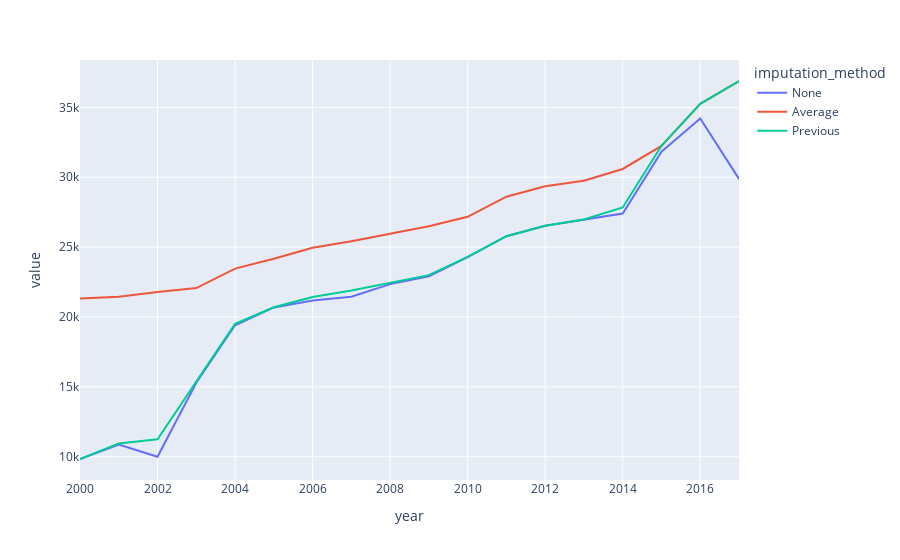

Write notebook code for a chart like this one.
### Markdown cell above
### PCS evaluation

#### Stability to a cleaning and pre-processing judgment call

Let's check the stability of the main takeaway from this plot concerning the organ donation trends over time to the imputation judgment call that we made.

The figure below shows how the trendline using each of the imputation methods (Average imputation, Previous imputation, and no imputation). The "Previous imputation method seems to yield similar results to no imputation (removing missing values), except for in the last year or two. The "Average" imputation method yields higher donor counts overall. The overall trend that the number of organ donations is increasing is certainly stable, but the "Previous" imputation method and no imputation ("None") make the rate of increase seem much more rapid. However, based on our domain understanding of these missing values (and assuming that most of the missing values are more likely to be closer to the "Average" imputed value than the previous imputed value or 0), we feel that the "Average" imputed results are likely to be a better representation of reality.

### Code cell
# add previous imputed donor count value
organs_clean["total_deceased_donors_imputed_previous"] = impute_feature(organs_clean, 
                                                                        feature="total_deceased_donors", 
                                                                        group="country", 
                                                                        impute_method="previous") 
# compute the donor counts by year for each imputation approach
unimputed_donors_by_year = organs_clean.groupby("year")["total_deceased_donors"].sum()  
imputed_average_donors_by_year = organs_clean.groupby("year")["total_deceased_donors_imputed"].sum()  
imputed_previous_donors_by_year = organs_clean.groupby("year")["total_deceased_donors_imputed_previous"].sum()  

imputed_donors_by_year_df = pd.DataFrame({
    "None": unimputed_donors_by_year,
    "Average": imputed_average_donors_by_year,
    "Previous": imputed_previous_donors_by_year,
    "year": organs_clean["year"].unique()
    }
  ).melt(id_vars="year", var_name="imputation_method")
  
px.line(imputed_donors_by_year_df, x="year", y="value", color="imputation_method")

### Figure 1 — Plotly figure (JSON) as saved in the notebook; plotly's stock layout.template omitted (floating-point values rounded to 4 significant figures)
{"data": [{"hovertemplate": "imputation_method=None<br>year=%{x}<br>value=%{y}<extra></extra>", "legendgroup": "None", "line": {"color": "#636efa", "dash": "solid"}, "marker": {"symbol": "circle"}, "mode": "lines", "name": "None", "orientation": "v", "showlegend": true, "type": "scatter", "x": [2000, 2001, 2002, 2003, 2004, 2005, 2006, 2007, 2008, 2009, 2010, 2011, 2012, 2013, 2014, 2015, 2016, 2017], "xaxis": "x", "y": [9836, 10872, 9996, 15294, 19409, 20684, 21184, 21446, 22350, 22906, 24280, 25776, 26523, 26980, 27396, 31824, 34204, 29877], "yaxis": "y"}, {"hovertemplate": "imputation_method=Average<br>year=%{x}<br>value=%{y}<extra></extra>", "legendgroup": "Average", "line": {"color": "#EF553B", "dash": "solid"}, "marker": {"symbol": "circle"}, "mode": "lines", "name": "Average", "orientation": "v", "showlegend": true, "type": "scatter", "x": [2000, 2001, 2002, 2003, 2004, 2005, 2006, 2007, 2008, 2009, 2010, 2011, 2012, 2013, 2014, 2015, 2016, 2017], "xaxis": "x", "y": [21321, 21440.0, 21780.0, 22069, 23460.0, 24160.0, 24950.0, 25420, 25955, 26490.0, 27170.0, 28608, 29350.0, 29746, 30590, 32240.0, 35247, 36885], "yaxis": "y"}, {"hovertemplate": "imputation_method=Previous<br>year=%{x}<br>value=%{y}<extra></extra>", "legendgroup": "Previous", "line": {"color": "#00cc96", "dash": "solid"}, "marker": {"symbol": "circle"}, "mode": "lines", "name": "Previous", "orientation": "v", "showlegend": true, "type": "scatter", "x": [2000, 2001, 2002, 2003, 2004, 2005, 2006, 2007, 2008, 2009, 2010, 2011, 2012, 2013, 2014, 2015, 2016, 2017], "xaxis": "x", "y": [9836, 10953, 11245, 15333, 19513, 20694, 21432, 21890, 22447, 22992, 24293, 25776, 26526, 26980, 27835, 32252, 35246, 36885], "yaxis": "y"}], "layout": {"legend": {"title": {"text": "imputation_method"}, "tracegroupgap": 0}, "margin": {"t": 60}, "xaxis": {"anchor": "y", "domain": [0, 1], "title": {"text": "year"}}, "yaxis": {"anchor": "x", "domain": [0, 1], "title": {"text": "value"}}}}
